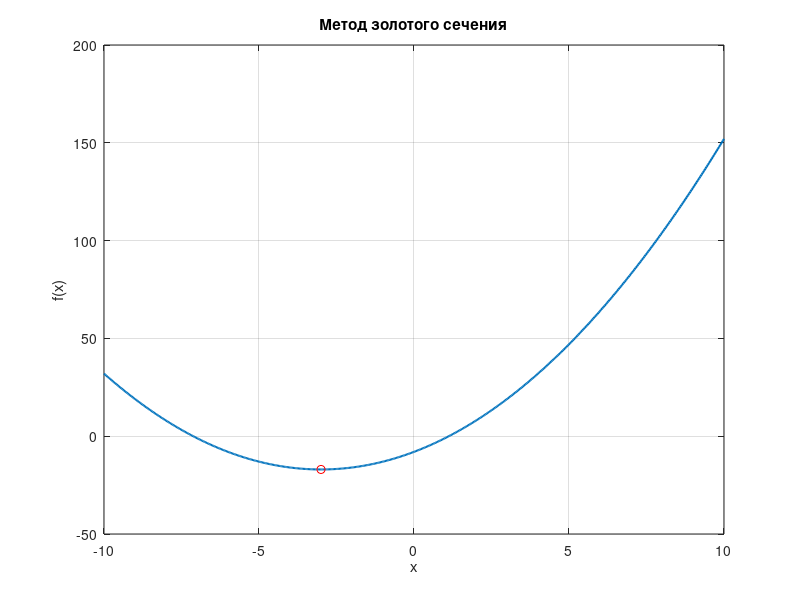

MATLAB code to generate this figure:
% =========================================================
% ЛР8 — Метод золотого сечения
% f(x)=x^2+6x-8
% =========================================================

clear;
clc;
close all;

%% Функция

f = @(x) x.^2 + 6*x - 8;

%% Интервал

a = -10;
b = 10;

eps = 0.001;

%% =========================================================
% Константа золотого сечения
% =========================================================

phi = (sqrt(5) - 1) / 2;

%% =========================================================
% Итерационный процесс
% =========================================================

x1 = b - phi*(b - a);
x2 = a + phi*(b - a);

f1 = f(x1);
f2 = f(x2);

while (b - a) > eps

    if f1 < f2
        b = x2;
        x2 = x1;
        f2 = f1;

        x1 = b - phi*(b - a);
        f1 = f(x1);
    else
        a = x1;
        x1 = x2;
        f1 = f2;

        x2 = a + phi*(b - a);
        f2 = f(x2);
    end

end

xmin = (a + b)/2;
ymin = f(xmin);

%% =========================================================
% График
% =========================================================

x = linspace(-10,10,500);

figure('Visible','off','Name','Золотое сечение','NumberTitle','off');

plot(x, f(x),'LineWidth',1.5);
grid on;
hold on;

plot(xmin, ymin, 'ro');

title('Метод золотого сечения');
xlabel('x');
ylabel('f(x)');

%% =========================================================
% Сохранение
% =========================================================

exportgraphics(gcf,'lab8_golden.png','Resolution',300);
close(gcf);

fileID = fopen('lab8_golden.txt','w');

fprintf(fileID,'ЛР8 - Метод золотого сечения\n\n');
fprintf(fileID,'xmin = %.6f\n', xmin);
fprintf(fileID,'f(xmin) = %.6f\n', ymin);
fprintf(fileID,'eps = %.4f\n', eps);

fclose(fileID);

disp('Готово: lab8_golden.png и lab8_golden.txt');
